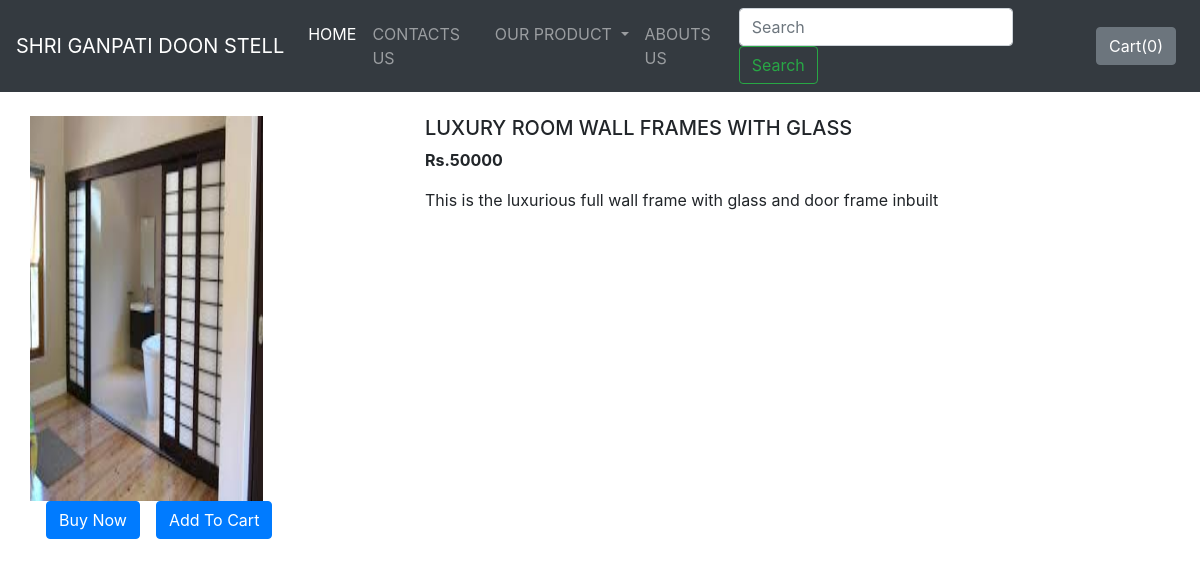
Page /shop/products/5 on the committed database.
### shop/models.py (models this page shows, shortened)
class Product(models.Model):
    product_id= models.AutoField
    product_name = models.CharField(max_length= 50)
    category = models.CharField(max_length= 50 , default="")
    subcategory = models.CharField(max_length= 50 , default="")
    price = models.CharField( max_length= 10 , default = 0)
    desc  = models.CharField(max_length= 300)
    pub_date = models.DateField()
    image = models.ImageField(upload_to= "shop/images" , default = "")

### shop/views.py (the view)
# urls.py: path("products/<int:myid>", views.productView, name="ProductView"),
def productView(request, myid):
    product = Product.objects.filter(id=myid)
    return render(request, 'shop/prodView.html', {'product':product[0]})

### shop/templates/shop/prodView.html (shortened to what this page needs)
{% extends 'shop/basic.html' %}
{% block body %}
<div class="container my-4">
    <div class="row">
    <div class="col-md-4">
    <div class="row">
        <img src="/media/{{product.image}}" width="233px" height="385px">
    </div>
        <div class="row">
            <button class="btn btn-primary mx-3">Buy Now</button>
            <button class="btn btn-primary cart" id="product_{{product.product_id }}">Add To Cart</button>
        </div>
    </div>
    <div class="col-md-8">
        <h5>{{product.product_name}}</h5>
        <p><b>Rs.{{product.price}} </b></p>
        <p>{{product.desc}}</p>
    </div>
    </div>
</div>
{% endblock %}

### rows in the picture
Product: image (picture), product_name "LUXURY ROOM WALL FRAMES WITH GLASS", price "50000", desc "This is the luxurious full wall frame with glass and door frame inbuilt"
